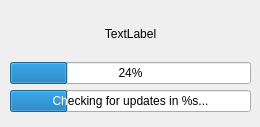
<ui version="4.0" >
 <class>dbUpdateDialog</class>
 <widget class="QWidget" name="dbUpdateDialog" >
  <property name="geometry" >
   <rect>
    <x>0</x>
    <y>0</y>
    <width>260</width>
    <height>127</height>
   </rect>
  </property>
  <property name="sizePolicy" >
   <sizepolicy vsizetype="Fixed" hsizetype="Fixed" >
    <horstretch>0</horstretch>
    <verstretch>0</verstretch>
   </sizepolicy>
  </property>
  <property name="minimumSize" >
   <size>
    <width>260</width>
    <height>127</height>
   </size>
  </property>
  <property name="maximumSize" >
   <size>
    <width>260</width>
    <height>127</height>
   </size>
  </property>
  <property name="windowTitle" >
   <string>Updating Databases</string>
  </property>
  <widget class="QWidget" name="layoutWidget" >
   <property name="geometry" >
    <rect>
     <x>10</x>
     <y>11</y>
     <width>241</width>
     <height>101</height>
    </rect>
   </property>
   <layout class="QVBoxLayout" >
    <item>
     <widget class="QLabel" name="displayAction" >
      <property name="layoutDirection" >
       <enum>Qt::LeftToRight</enum>
      </property>
      <property name="text" >
       <string>TextLabel</string>
      </property>
      <property name="alignment" >
       <set>Qt::AlignCenter</set>
      </property>
     </widget>
    </item>
    <item>
     <widget class="QProgressBar" name="totalPBar" >
      <property name="value" >
       <number>24</number>
      </property>
     </widget>
    </item>
    <item>
     <widget class="QProgressBar" name="dlProgress" >
      <property name="value" >
       <number>24</number>
      </property>
      <property name="format" >
       <string>Checking for updates in %s...</string>
      </property>
     </widget>
    </item>
   </layout>
  </widget>
 </widget>
 <resources/>
 <connections/>
</ui>
